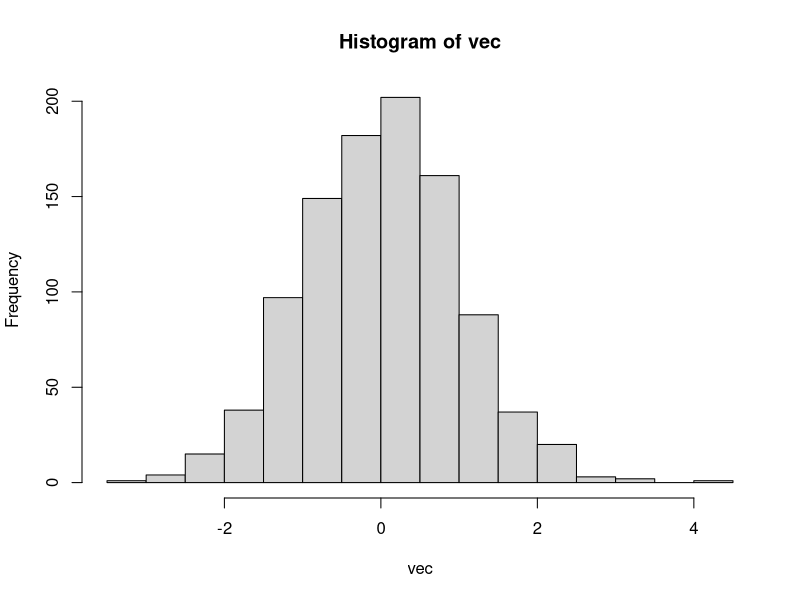
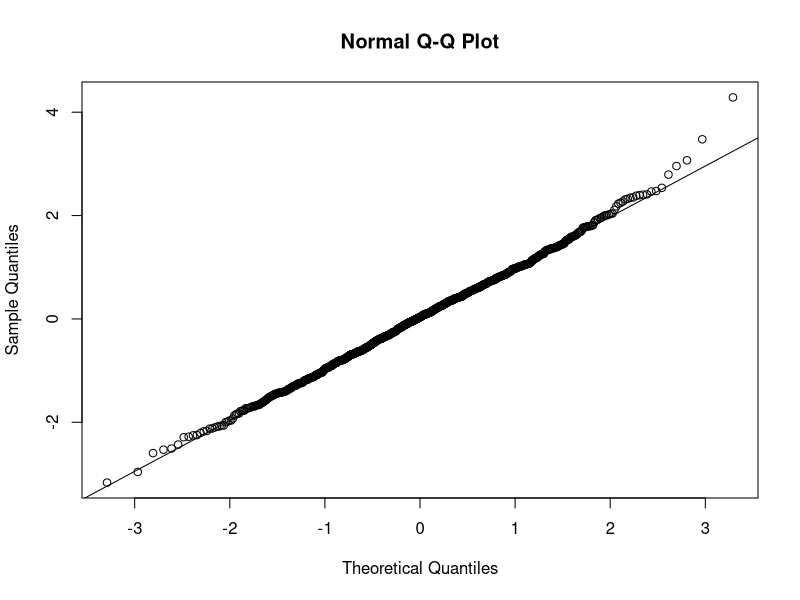
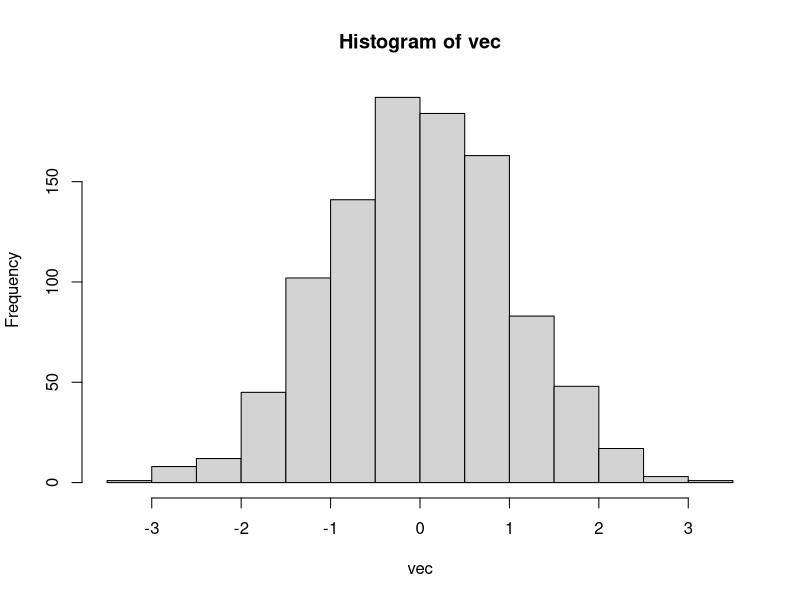
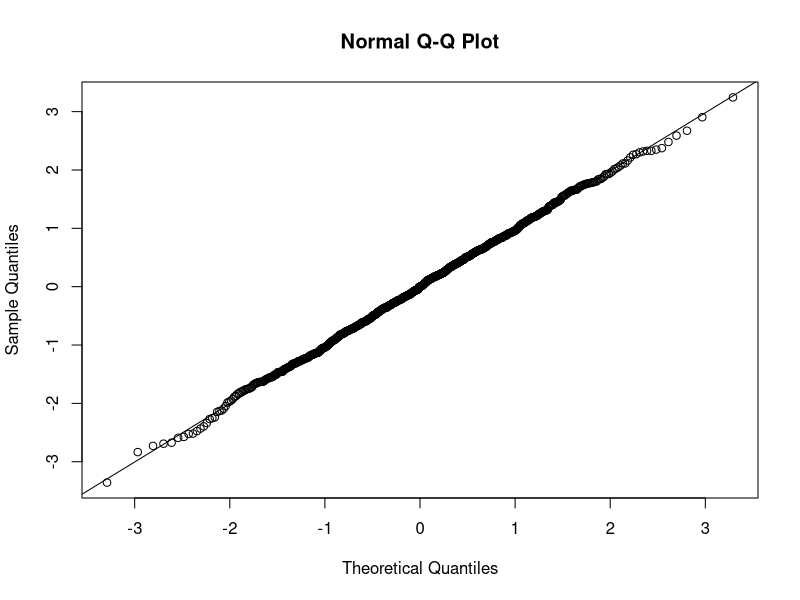

These figures' R source, in order:
#############################
#Using the built-in function.

vec=rnorm(1000) #Generating 1000 standard normal RVs, and put them in vec.

hist(vec) #To make a histogram.

qqnorm(vec) #To make a normal probability plot.
qqline(vec)

mean(vec) #Finding sample mean.

sd(vec) #Finding sample standard deviation.

########################################################
#First generate uniform RVs, then apply the inverse cdf.

vec=runif(1000,0,1) #Generating 1000 standard uniform RVs, and put them in vec.
vec=qnorm(vec) #Apply the standard normal inverse cdf to the values in vec.

hist(vec) #To make a histogram.

qqnorm(vec) #To make a normal probability plot.
qqline(vec)

mean(vec) #Finding sample mean.

sd(vec) #Finding sample standard deviation.
